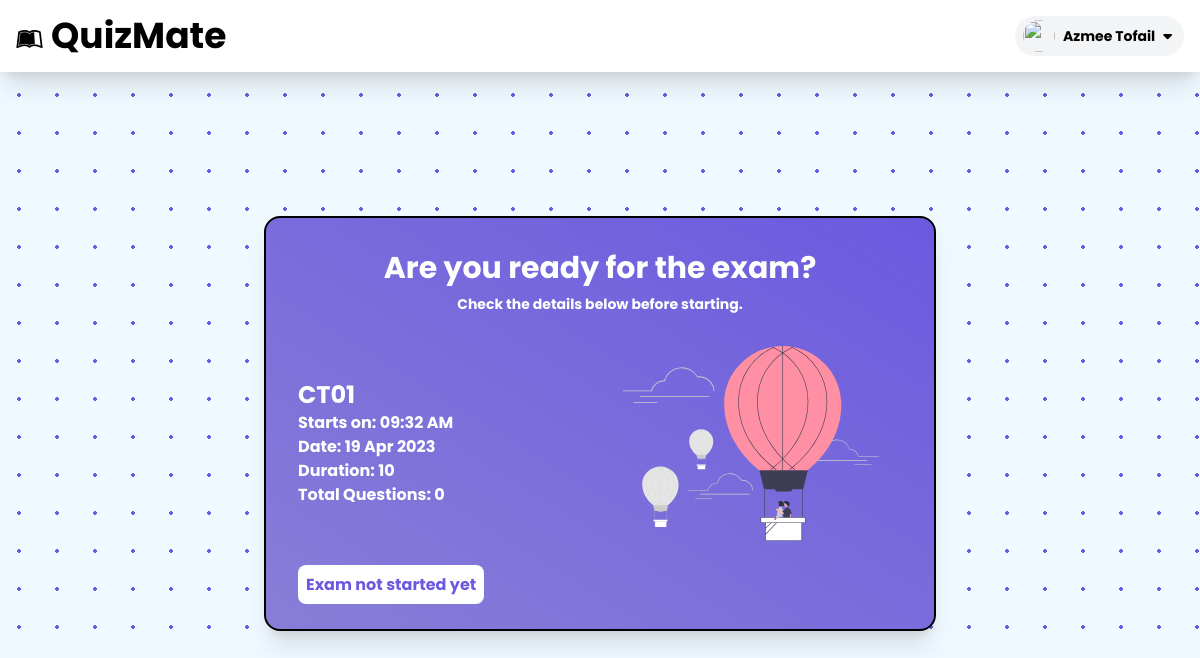
Page /home/exam/start/1/ (signed in) on the committed database.
### exam/models.py (models this page shows, shortened)
class Exam(models.Model):
    classes = models.ForeignKey(Class, related_name='exams', on_delete=models.CASCADE)
    name = models.CharField(max_length=100)
    date = models.DateField(default=None)
    start_time = models.TimeField(default=None)
    duration = models.IntegerField(default=60, null=True, blank=True)
    instruction = models.TextField(null=True, blank=True)

### exam/views.py (the view)
# urls.py: path('exam/start/<int:exam_id>/', examStart, name='examStart'),
@login_required(login_url='/login')
def examStart(request, exam_id):
    exam = Exam.objects.get(id=exam_id)
    class_obj = Class.objects.get(id=exam.classes.id)
    questions = Question.objects.filter(exam=exam.id)
    if(request.user.id == Exam.objects.get(id=exam_id).classes.teacher.id):
        return redirect('/home/exam/'+str(exam.id))
    started = True if exam.start_time <= datetime.now().time() and exam.date == datetime.now().date() else False
    submitted = True if AnswerSheet.objects.filter(exam=exam_id, student=request.user.id).exists() else False
    data = {"exam": exam, "class": class_obj, "questions": questions, "started": started,  'submitted': submitted}
    return render(request, 'exam/examStart.html', data)

### templates/exam/examStart.html (shortened to what this page needs)
{% extends 'exam/base.html' %} {% load static %}{% block content %}
<div class="max-w-2xl mx-auto">
    <div
        class="mt-36 w-full p-8 bg-gradient-to-tr from-secondary to-primary text-white shadow-xl rounded-2xl border-2 border-black"
    >
        <div class="w-full grid grid-cols-2">
            <div class="col-span-2">
                <h1 class="text-center font-bold text-3xl">
                    {% if submitted %} You've already submitted your answer.
                    <span
                        >{% elif not ended %} Are you ready for the exam?</span
                    {% else %} Exam Already Ended {% endif %}
                </h1>
                <p class="text-center text-sm font-bold mt-2">
                    Check the details below before starting.
                </p>
            </div>
            <div
                class="flex flex-col items-start justify-center font-bold text-shadow-xl"
            >
                <h1 class="text-left text-2xl font-bold">{{exam.name}}</h1>
                <h2 class="text-left text-md">
                    Starts on: {{exam.start_time | date:"h:i A"}}
                </h2>
                <h2 class="text-left text-md">
                    Date: {{exam.date |date:"d M Y"}}
                </h2>
                <h2 class="text-left text-md">Duration: {{exam.duration}}</h2>
                <h2 class="text-left text-md">
                    Total Questions: {{questions.count}}
                </h2>
            </div>
            <div>
                <img
                    src="{% static 'exam/images/hotairbaloon.svg' %}"
                    alt=""
                    class="w-64 mx-auto my-8"
                />
            </div>
            <div class="col-span-2">
                {% if submitted %}
                <a
                    href="{% url 'reportcard' exam.id request.user.id %}"
                    class="w-full bg-white text-primary font-bold p-2 rounded-lg"
                >
                    View Results
                </a>
                {% else %}
                <a
                    href="#"
                    class="w-full bg-white text-primary font-bold p-2 rounded-lg disabled"
                >
                    Exam not started yet
                </a>
                {% endif %}
            </div>
        </div>
    </div>
</div>
{%endblock%}

### templates/reusable/exam_header.html (shortened to what this page needs)
{% load static %}
<div class="sticky top-0 max-w-screen bg-white py-4 shadow-xl">
    <div class="max-w-7xl px-4 flex justify-between items-center mx-auto">
        <div>
            <a href="/home" class="text-xl md:text-2xl lg:text-4xl text-black font-bold" ><i class="text-2xl mr-2 fa fa-leanpub"></i>QuizMate</a>
        </div>
        <div class="relative ml-3">
            <div>
                <button
                    type="button"
                    class="flex max-w-xs items-center rounded-full bg-gray-100 py-1 px-2 gap-2 text-sm focus:outline-none focus:ring-2 focus:ring-white focus:ring-offset-2 focus:ring-offset-gray-800"
                    id="user-menu-button"
                    aria-expanded="false"
                    aria-haspopup="true"
                    onclick="profileheaderModal()"
                >
                    <img
                        class="h-8 w-8 rounded-full"
                        src="https://www.clipartmax.com/png/middle/171-1717870_stockvader-predicted-cron-for-may-user-profile-icon-png.png"
                        alt=""
                    />
                    <p>
                        {% if request.user.first_name != "" %}
                        <span class="font-bold">
                            {{request.user.first_name}}
                            {{request.user.last_name}}
                        </span>
                        {% else %}
                        <span class="font-bold">{{request.user.username}}</span>
                        {% endif %}
                    </p>
                    <i class="fa-solid fa-caret-down mr-1"></i>
                </button>
            </div>
        </div>
    </div>
</div>

### static/exam/base.css (style rules this page uses)
.polkabg { background-image: radial-gradient( #6b5ae0 1.6500000000000001px, #f0f9ff 1.6500000000000001px ); background-size: 38px 38px; }

### rows in the picture
Exam: name "CT01", start_time "09:32 AM", date "19 Apr 2023", duration "10"

### other values in the picture
{{ request.user.first_name }} "Azmee"
{{ request.user.last_name }} "Tofail"
{{ questions.count }} "0"
